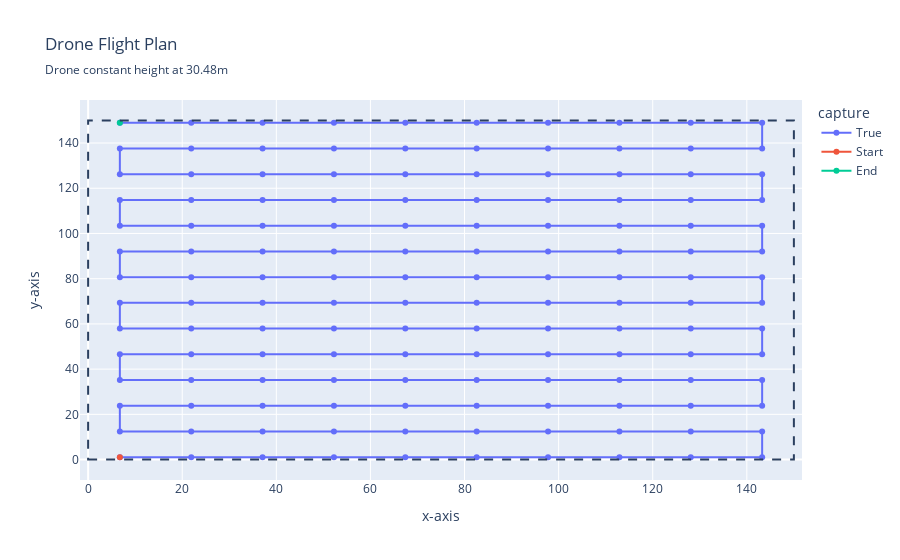

This figure's notebook cell:
### Markdown cell above
$\color{red}{\text{TODO: }}$ Perform the following experiments (and any other you can think of) where we change just one parameter of the input camera/dataset specification and observe the change in the output plan. 

1. Change overlap and confirm it affects the consecutive images
2. Change sidelap and confirm it does not affect the consecutive images
3. Change the height of the scan and document the affect on scan plans
4. Change exposure time

Each experiment should specify: 
1. Input params you are changing
2. Impact you observe
3. explanation behind the change in output (intuition based or a text explanation is preffered over using equations)
4. Practical implication of the correlation: how can I drone pilot use this result

### Code cell
camera_ = copy.deepcopy(camera_x10)
dataset_spec_ = copy.deepcopy(dataset_spec)

dataset_spec_.exposure_time_ms = 1000

print(camera_, dataset_spec_)
print(f"Original speed (2ms): {compute_speed_during_photo_capture(camera_x10, dataset_spec)}\nNew Speed (1000ms): {compute_speed_during_photo_capture(camera_x10, dataset_spec_)}")

fig = plot_photo_plan(generate_photo_plan_on_grid(camera_, dataset_spec_), dataset_spec)
fig.show()

### Figure 1 — Plotly figure (JSON) as saved in the notebook; plotly's stock layout.template omitted (floating-point values rounded to 4 significant figures; data arrays with more than 128 entries replaced by an {"elided": "..."} marker saying what was removed)
{"data": [{"hovertemplate": "capture=True<br>x-axis=%{x}<br>y-axis=%{y}<extra></extra>", "legendgroup": "True", "line": {"color": "#636efa", "dash": "solid"}, "marker": {"symbol": "circle"}, "mode": "lines+markers", "name": "True", "orientation": "v", "showlegend": true, "type": "scatter", "x": {"elided": "140 float values"}, "xaxis": "x", "y": {"elided": "140 float values"}, "yaxis": "y"}, {"name": "Start", "text": ["Starting Position"], "textposition": "bottom right", "type": "scatter", "x": [6.744], "y": [1.025]}, {"name": "End", "text": ["Ending Position"], "textposition": "bottom right", "type": "scatter", "x": [6.744], "y": [149.0]}], "layout": {"legend": {"title": {"text": "capture"}, "tracegroupgap": 0}, "shapes": [{"line": {"dash": "dash"}, "type": "rect", "x0": 0, "x1": 150, "y0": 0, "y1": 150}], "title": {"subtitle": {"text": "Drone constant height at 30.48m"}, "text": "Drone Flight Plan"}, "xaxis": {"anchor": "y", "domain": [0, 1], "title": {"text": "x-axis"}}, "yaxis": {"anchor": "x", "domain": [0, 1], "title": {"text": "y-axis"}}}}
